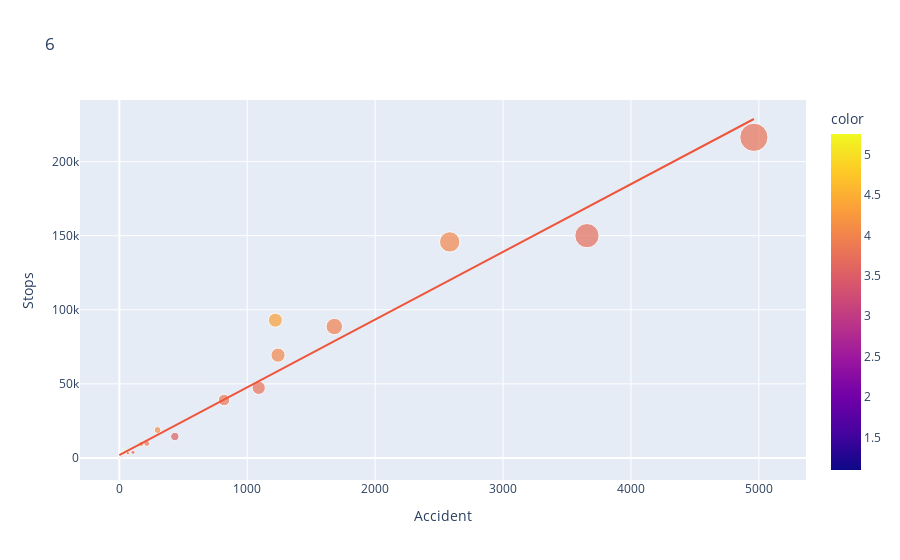
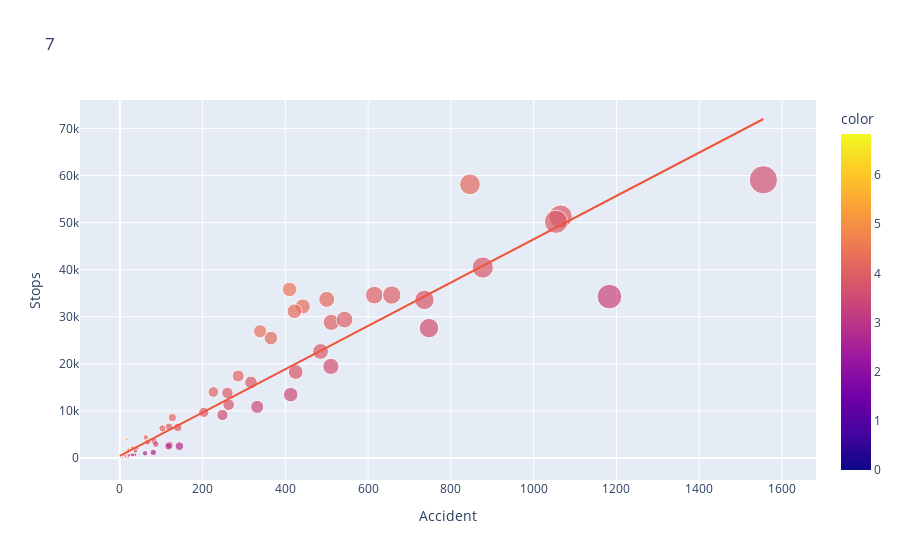
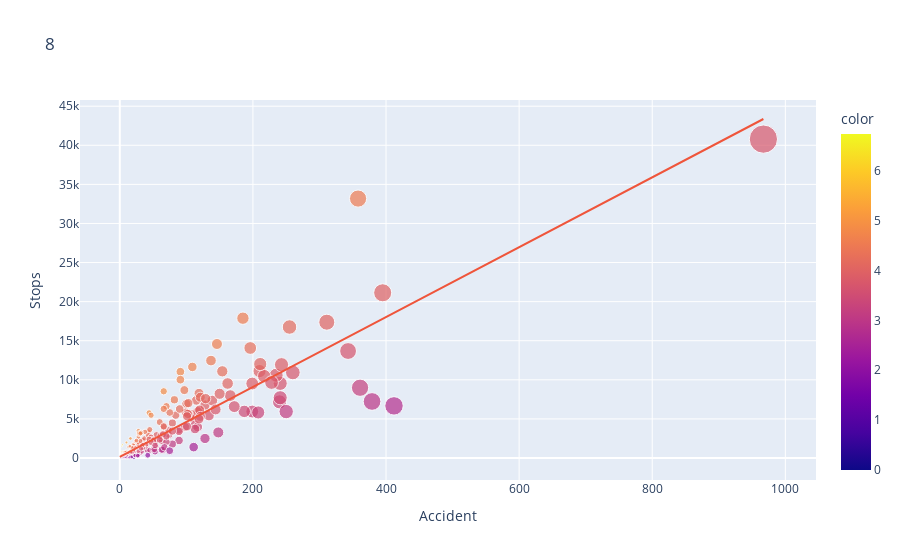
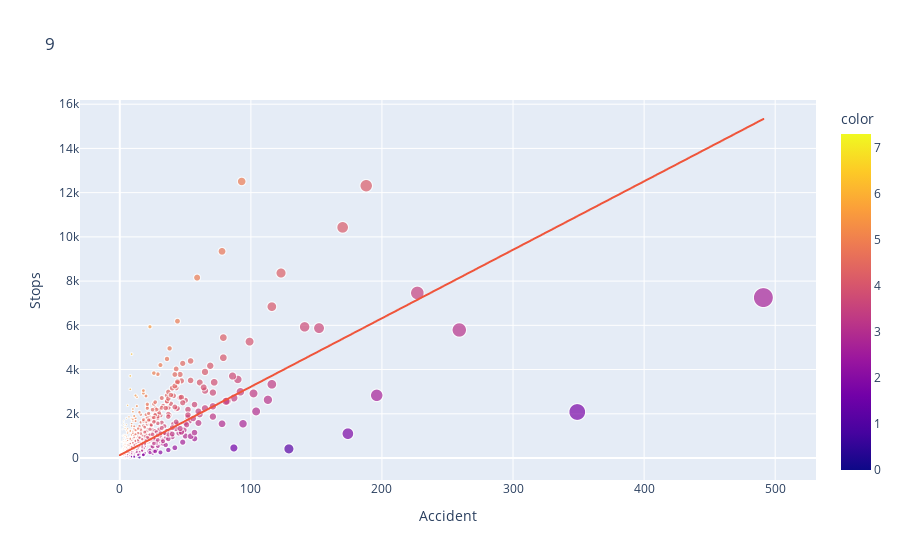

The notebook cell these images were saved under, in order:
### Code cell
for res in RESOLUTIONS:
    px.scatter(data_frame=grouped_dataframes[res],
               x='Accident',
               y='Stops',
               size='Accident',
               color=np.log(grouped_dataframes[res]['Stops per Accident']),
               trendline='ols',
               title=res).show()

### Figure 1 — Plotly figure (JSON) as saved in the notebook; plotly's stock layout.template omitted (floating-point values rounded to 4 significant figures)
{"data": [{"hovertemplate": "Accident=%{marker.size}<br>Stops=%{y}<br>color=%{marker.color}<extra></extra>", "legendgroup": "", "marker": {"color": [null, 4.018, 5.253, 3.771, null, 3.843, null, 3.866, null, 1.099, 3.555, 3.885, 3.823, 3.966, null, 3.775, 4.334, 3.714, null, 5.168, 3.757, 4.001, null, 4.024, 1.897, 3.591, null, 4.033, 3.508, 4.146, null, null, 3.905, null, 3.638], "coloraxis": "coloraxis", "size": [0, 171, 21, 1090, 0, 68, 0, 819, 0, 1, 1, 67, 215, 1681, 0, 4961, 1220, 3656, 0, 34, 5, 15, 0, 1241, 3, 107, 0, 2583, 434, 299, 0, 0, 22, 0, 1], "sizemode": "area", "sizeref": 12.4, "symbol": "circle"}, "mode": "markers", "name": "", "orientation": "v", "showlegend": false, "type": "scatter", "x": [0, 171, 21, 1090, 0, 68, 0, 819, 0, 1, 1, 67, 215, 1681, 0, 4961, 1220, 3656, 0, 34, 5, 15, 0, 1241, 3, 107, 0, 2583, 434, 299, 0, 0, 22, 0, 1], "xaxis": "x", "y": [7, 9502, 4015, 47355, 2, 3172, 1, 39125, 5, 3, 35, 3261, 9839, 88729, 8, 216388, 92986, 150029, 11, 5972, 214, 820, 2, 69395, 20, 3880, 1, 145815, 14481, 18898, 6, 9, 1092, 1, 38], "yaxis": "y"}, {"hovertemplate": "<b>OLS trendline</b><br>Stops = 45.7083 * Accident + 1991.01<br>R<sup>2</sup>=0.969423<br><br>Accident=%{x}<br>Stops=%{y} <b>(trend)</b><extra></extra>", "legendgroup": "", "marker": {"symbol": "circle"}, "mode": "lines", "name": "", "showlegend": false, "type": "scatter", "x": [0, 0, 0, 0, 0, 0, 0, 0, 0, 0, 0, 1, 1, 1, 3, 5, 15, 21, 22, 34, 67, 68, 107, 171, 215, 299, 434, 819, 1090, 1220, 1241, 1681, 2583, 3656, 4961], "xaxis": "x", "y": [1991.0, 1991.0, 1991.0, 1991.0, 1991.0, 1991.0, 1991.0, 1991.0, 1991.0, 1991.0, 1991.0, 2037.0, 2037.0, 2037.0, 2128.0, 2220.0, 2677.0, 2951.0, 2997.0, 3545.0, 5053.0, 5099.0, 6882.0, 9807.0, 11820.0, 15660.0, 21830.0, 39430.0, 51810.0, 57760.0, 58720.0, 78830.0, 120100.0, 169100.0, 228800.0], "yaxis": "y"}], "layout": {"coloraxis": {"colorbar": {"title": {"text": "color"}}, "colorscale": [[0, "#0d0887"], [0.1111, "#46039f"], [0.2222, "#7201a8"], [0.3333, "#9c179e"], [0.4444, "#bd3786"], [0.5556, "#d8576b"], [0.6667, "#ed7953"], [0.7778, "#fb9f3a"], [0.8889, "#fdca26"], [1, "#f0f921"]]}, "legend": {"itemsizing": "constant", "tracegroupgap": 0}, "title": {"text": "6"}, "xaxis": {"anchor": "y", "domain": [0, 1], "title": {"text": "Accident"}}, "yaxis": {"anchor": "x", "domain": [0, 1], "title": {"text": "Stops"}}}}

### Figure 2 — Plotly figure (JSON) as saved in the notebook; plotly's stock layout.template omitted (floating-point values rounded to 4 significant figures; data arrays with more than 128 entries replaced by an {"elided": "..."} marker saying what was removed)
{"data": [{"hovertemplate": "Accident=%{marker.size}<br>Stops=%{y}<br>color=%{marker.color}<extra></extra>", "legendgroup": "", "marker": {"color": {"elided": "141 float values"}, "coloraxis": "coloraxis", "size": {"elided": "141 int values"}, "sizemode": "area", "sizeref": 3.888, "symbol": "circle"}, "mode": "markers", "name": "", "orientation": "v", "showlegend": false, "type": "scatter", "x": {"elided": "141 int values"}, "xaxis": "x", "y": {"elided": "141 int values"}, "yaxis": "y"}, {"hovertemplate": "<b>OLS trendline</b><br>Stops = 46.0067 * Accident + 454.62<br>R<sup>2</sup>=0.909688<br><br>Accident=%{x}<br>Stops=%{y} <b>(trend)</b><extra></extra>", "legendgroup": "", "marker": {"symbol": "circle"}, "mode": "lines", "name": "", "showlegend": false, "type": "scatter", "x": {"elided": "141 int values"}, "xaxis": "x", "y": {"elided": "141 float values"}, "yaxis": "y"}], "layout": {"coloraxis": {"colorbar": {"title": {"text": "color"}}, "colorscale": [[0, "#0d0887"], [0.1111, "#46039f"], [0.2222, "#7201a8"], [0.3333, "#9c179e"], [0.4444, "#bd3786"], [0.5556, "#d8576b"], [0.6667, "#ed7953"], [0.7778, "#fb9f3a"], [0.8889, "#fdca26"], [1, "#f0f921"]]}, "legend": {"itemsizing": "constant", "tracegroupgap": 0}, "title": {"text": "7"}, "xaxis": {"anchor": "y", "domain": [0, 1], "title": {"text": "Accident"}}, "yaxis": {"anchor": "x", "domain": [0, 1], "title": {"text": "Stops"}}}}

### Figure 3 — Plotly figure (JSON) as saved in the notebook; plotly's stock layout.template omitted (floating-point values rounded to 4 significant figures; data arrays with more than 128 entries replaced by an {"elided": "..."} marker saying what was removed)
{"data": [{"hovertemplate": "Accident=%{marker.size}<br>Stops=%{y}<br>color=%{marker.color}<extra></extra>", "legendgroup": "", "marker": {"color": {"elided": "588 float values"}, "coloraxis": "coloraxis", "size": {"elided": "588 int values"}, "sizemode": "area", "sizeref": 2.417, "symbol": "circle"}, "mode": "markers", "name": "", "orientation": "v", "showlegend": false, "type": "scatter", "x": {"elided": "588 int values"}, "xaxis": "x", "y": {"elided": "588 int values"}, "yaxis": "y"}, {"hovertemplate": "<b>OLS trendline</b><br>Stops = 44.6853 * Accident + 151.074<br>R<sup>2</sup>=0.811402<br><br>Accident=%{x}<br>Stops=%{y} <b>(trend)</b><extra></extra>", "legendgroup": "", "marker": {"symbol": "circle"}, "mode": "lines", "name": "", "showlegend": false, "type": "scatter", "x": {"elided": "588 int values"}, "xaxis": "x", "y": {"elided": "588 float values"}, "yaxis": "y"}], "layout": {"coloraxis": {"colorbar": {"title": {"text": "color"}}, "colorscale": [[0, "#0d0887"], [0.1111, "#46039f"], [0.2222, "#7201a8"], [0.3333, "#9c179e"], [0.4444, "#bd3786"], [0.5556, "#d8576b"], [0.6667, "#ed7953"], [0.7778, "#fb9f3a"], [0.8889, "#fdca26"], [1, "#f0f921"]]}, "legend": {"itemsizing": "constant", "tracegroupgap": 0}, "title": {"text": "8"}, "xaxis": {"anchor": "y", "domain": [0, 1], "title": {"text": "Accident"}}, "yaxis": {"anchor": "x", "domain": [0, 1], "title": {"text": "Stops"}}}}

### Figure 4 — Plotly figure (JSON) as saved in the notebook; plotly's stock layout.template omitted (floating-point values rounded to 4 significant figures; data arrays with more than 128 entries replaced by an {"elided": "..."} marker saying what was removed)
{"data": [{"hovertemplate": "Accident=%{marker.size}<br>Stops=%{y}<br>color=%{marker.color}<extra></extra>", "legendgroup": "", "marker": {"color": {"elided": "2706 float values"}, "coloraxis": "coloraxis", "size": {"elided": "2706 int values"}, "sizemode": "area", "sizeref": 1.228, "symbol": "circle"}, "mode": "markers", "name": "", "showlegend": false, "type": "scattergl", "x": {"elided": "2706 int values"}, "xaxis": "x", "y": {"elided": "2706 int values"}, "yaxis": "y"}, {"hovertemplate": "<b>OLS trendline</b><br>Stops = 30.9622 * Accident + 127.738<br>R<sup>2</sup>=0.517897<br><br>Accident=%{x}<br>Stops=%{y} <b>(trend)</b><extra></extra>", "legendgroup": "", "marker": {"symbol": "circle"}, "mode": "lines", "name": "", "showlegend": false, "type": "scattergl", "x": {"elided": "2706 int values"}, "xaxis": "x", "y": {"elided": "2706 float values"}, "yaxis": "y"}], "layout": {"coloraxis": {"colorbar": {"title": {"text": "color"}}, "colorscale": [[0, "#0d0887"], [0.1111, "#46039f"], [0.2222, "#7201a8"], [0.3333, "#9c179e"], [0.4444, "#bd3786"], [0.5556, "#d8576b"], [0.6667, "#ed7953"], [0.7778, "#fb9f3a"], [0.8889, "#fdca26"], [1, "#f0f921"]]}, "legend": {"itemsizing": "constant", "tracegroupgap": 0}, "title": {"text": "9"}, "xaxis": {"anchor": "y", "domain": [0, 1], "title": {"text": "Accident"}}, "yaxis": {"anchor": "x", "domain": [0, 1], "title": {"text": "Stops"}}}}
